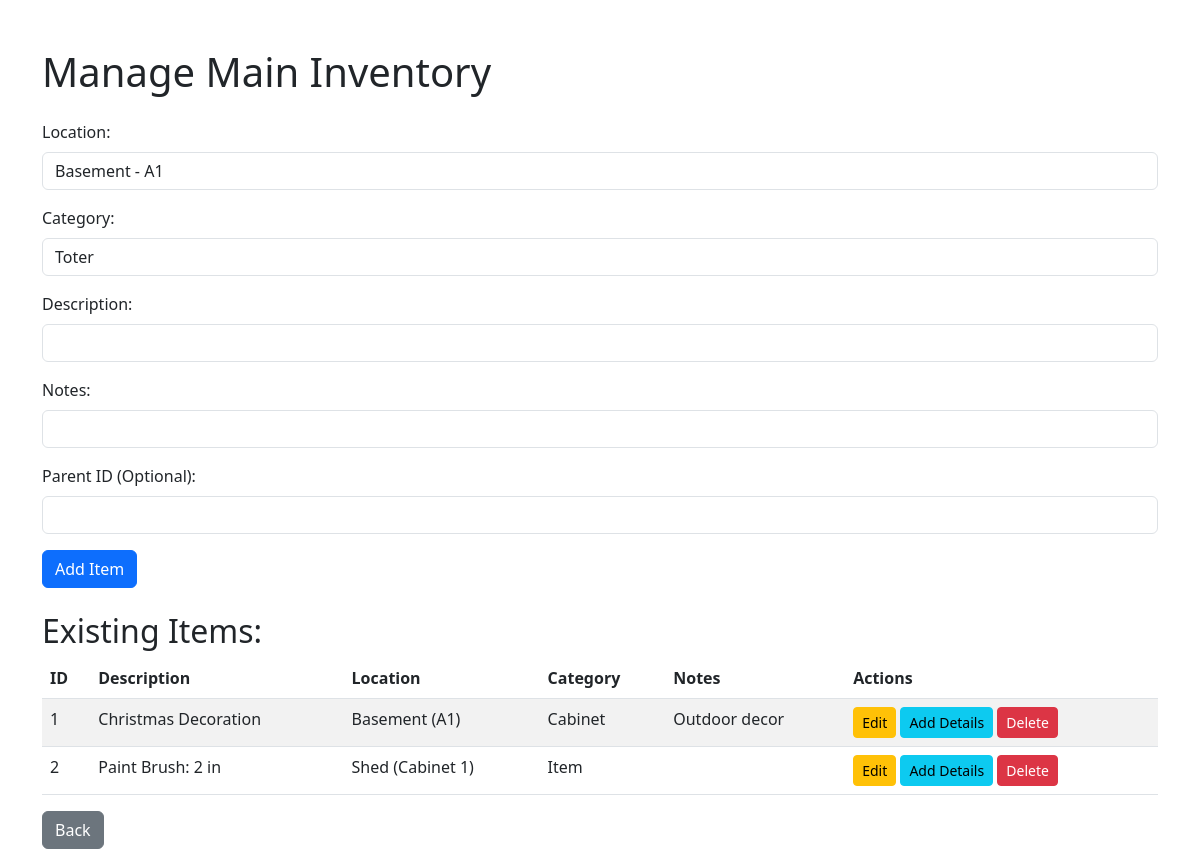
The app's page /main with its own data.
### tables this page shows
CREATE TABLE tblMain (
    ID INTEGER PRIMARY KEY AUTOINCREMENT,
    LocationID INTEGER,
    CategoryID INTEGER,
    Description TEXT NOT NULL,
    Notes TEXT,
    ParentID INTEGER,
    FOREIGN KEY (LocationID) REFERENCES tblLocations (LocationID),
    FOREIGN KEY (CategoryID) REFERENCES tblCategories (CategoryID),
    FOREIGN KEY (ParentID) REFERENCES tblMain (ID)
);

CREATE TABLE tblCategories (
    CategoryID INTEGER PRIMARY KEY AUTOINCREMENT,
    CategoryName TEXT NOT NULL
);

### app.py (the view, shortened to what this page needs)
@app.route('/main', methods=['GET', 'POST'])
def main():
    conn = db_connection()
    cursor = conn.cursor()
    cursor.execute('''
        SELECT
            tblMain.ID,
            tblMain.Description,
            tblMain.Notes,
            tblLocations.MainLocation || ' (' || tblLocations.Sublocation || ')' AS Location,
            tblCategories.CategoryName
        FROM tblMain
        LEFT JOIN tblLocations ON tblMain.LocationID = tblLocations.LocationID
        LEFT JOIN tblCategories ON tblMain.CategoryID = tblCategories.CategoryID
    ''')
    main_items = cursor.fetchall()
    cursor.execute('SELECT * FROM tblLocations')
    locations = cursor.fetchall()
    cursor.execute('SELECT * FROM tblCategories')
    categories = cursor.fetchall()
    conn.close()
    return render_template('main.html', main_items=main_items, locations=locations, categories=categories)

### app.py (called while the page is built)
def db_connection():
    conn = sqlite3.connect('inventory.db')
    conn.row_factory = sqlite3.Row
    return conn

### templates/main.html (shortened to what this page needs)
<!DOCTYPE html>
<html lang="en">
<head>
    <link href="https://cdn.jsdelivr.net/npm/bootstrap@5.3.0/dist/css/bootstrap.min.css" rel="stylesheet">
</head>
<body class="container mt-5">
    <h1 class="mb-4">Manage Main Inventory</h1>
    <form method="post" class="mb-4">
        <div class="mb-3">
            <label for="location_id" class="form-label">Location:</label>
            <select class="form-control" id="location_id" name="location_id">
                {% for location in locations %}
                    <option value="{{ location.LocationID }}">{{ location.MainLocation }} - {{ location.Sublocation }}</option>
                {% endfor %}
            </select>
        </div>
        <div class="mb-3">
            <label for="category_id" class="form-label">Category:</label>
            <select class="form-control" id="category_id" name="category_id">
                {% for category in categories %}
                    <option value="{{ category.CategoryID }}">{{ category.CategoryName }}</option>
                {% endfor %}
            </select>
        </div>
        <div class="mb-3">
            <label for="description" class="form-label">Description:</label>
            <input type="text" class="form-control" id="description" name="description" required>
        </div>
        <div class="mb-3">
            <label for="notes" class="form-label">Notes:</label>
            <input type="text" class="form-control" id="notes" name="notes">
        </div>
        <div class="mb-3">
            <label for="parent_id" class="form-label">Parent ID (Optional):</label>
            <input type="text" class="form-control" id="parent_id" name="parent_id">
        </div>
        <button type="submit" class="btn btn-primary">Add Item</button>
    </form>
    <h2>Existing Items:</h2>
    <table class="table table-striped">
        <thead>
            <tr>
                <th>ID</th>
                <th>Description</th>
                <th>Location</th>
                <th>Category</th>
                <th>Notes</th>
                <th>Actions</th>
            </tr>
        </thead>
        <tbody>
            {% for item in main_items %}
                <tr>
                    <td>{{ item.ID }}</td>
                    <td>{{ item.Description }}</td>
                    <td>{{ item.Location }}</td>
                    <td>{{ item.CategoryName }}</td>
                    <td>{{ item.Notes }}</td>
                    <td>
                        <a href="/edit_main/{{ item.ID }}" class="btn btn-warning btn-sm">Edit</a>
                        <a href="/add_item_details/{{ item.ID }}" class="btn btn-info btn-sm">Add Details</a>
                        <form method="post" action="/delete_main/{{ item.ID }}" style="display:inline;">
                            <button type="submit" class="btn btn-danger btn-sm" onclick="return confirm('Are you sure?');">Delete</button>
                        </form>
                    </td>
                </tr>
            {% endfor %}
        </tbody>
    </table>
    <a href="/" class="btn btn-secondary">Back</a>
</body>
</html>

### records on screen
tblMain: ID "1", Description "Christmas Decoration", Location "Basement (A1)", CategoryName "Cabinet", Notes "Outdoor decor"
tblMain: ID "2", Description "Paint Brush: 2 in", Location "Shed (Cabinet 1)", CategoryName "Item"

### other values on screen
form field location_id "Basement - A1"
form field category_id "Toter"
